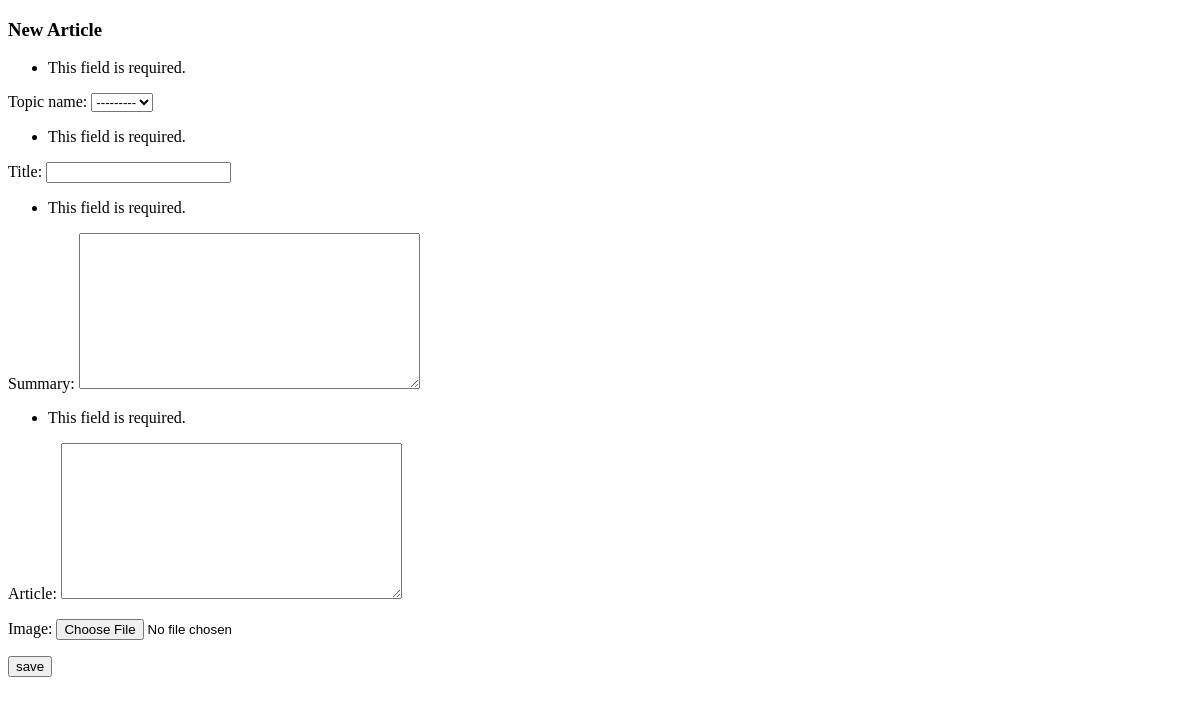
Page /article/new/ on the earlier database version.
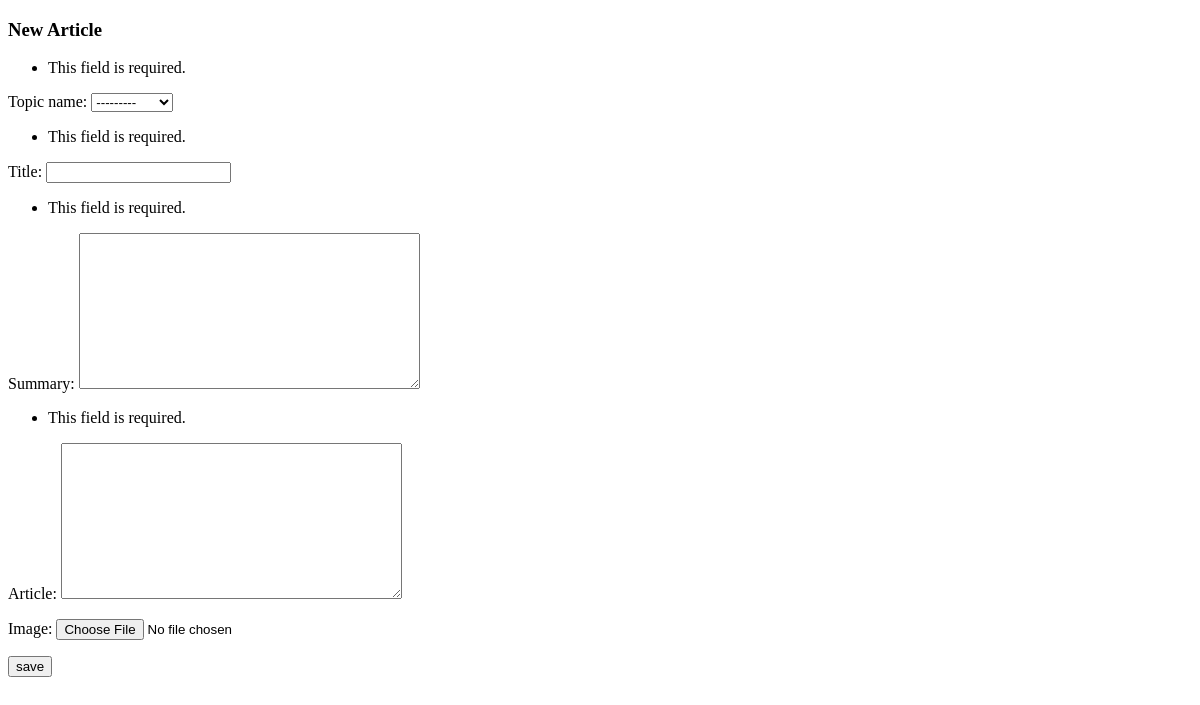
Same page on the later database version.
### articles/models.py (models this page shows)
class Topics(models.Model):
    topic_name = models.CharField(max_length=300)
    class Meta:
        db_table = 'Topics'
    def __str__(self):
        return self.topic_name

### articles/views.py (the view)
# urls.py: path('article/new/', views.add_article, name='new_article'),
def add_article(request):
    form = ArticleForm(request.POST, request.FILES)
    if form.is_valid():
        form.save()
        return redirect('list_topics')
    context = {
        'form': form
    }
    return render(request, 'new_article.html', context=context)

### articles/forms.py
class ArticleForm(ModelForm):
    class Meta:
        model = News
        fields = '__all__'

### templates/new_article.html (shortened to what this page needs)
<!DOCTYPE html>
<html lang="en">
<head>
</head>
<body>
 <h3>New Article</h3>
    <form method="post" enctype="multipart/form-data"> {% csrf_token %}
        {{ form.as_p }}
        <input type="submit" value="save">
    </form>
</body>
</html>

Differences in the rows shown:
added Topics: topic_name "---------"
Other differences:
form field topic_name: "---------" → (not shown)
